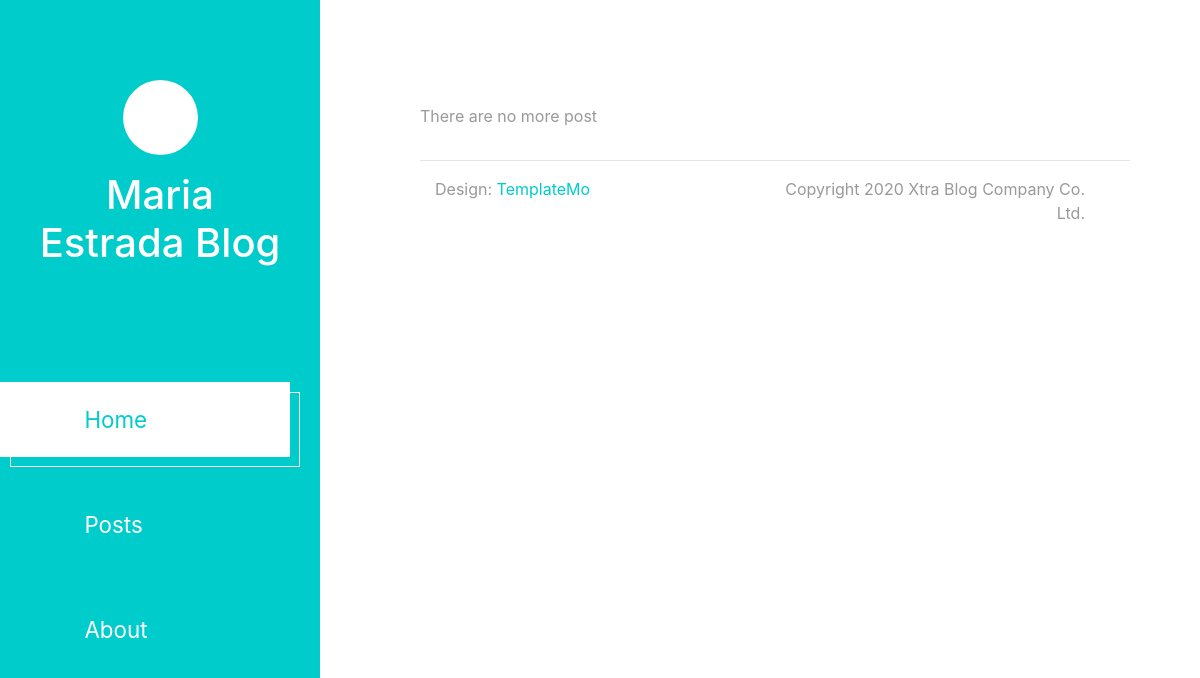
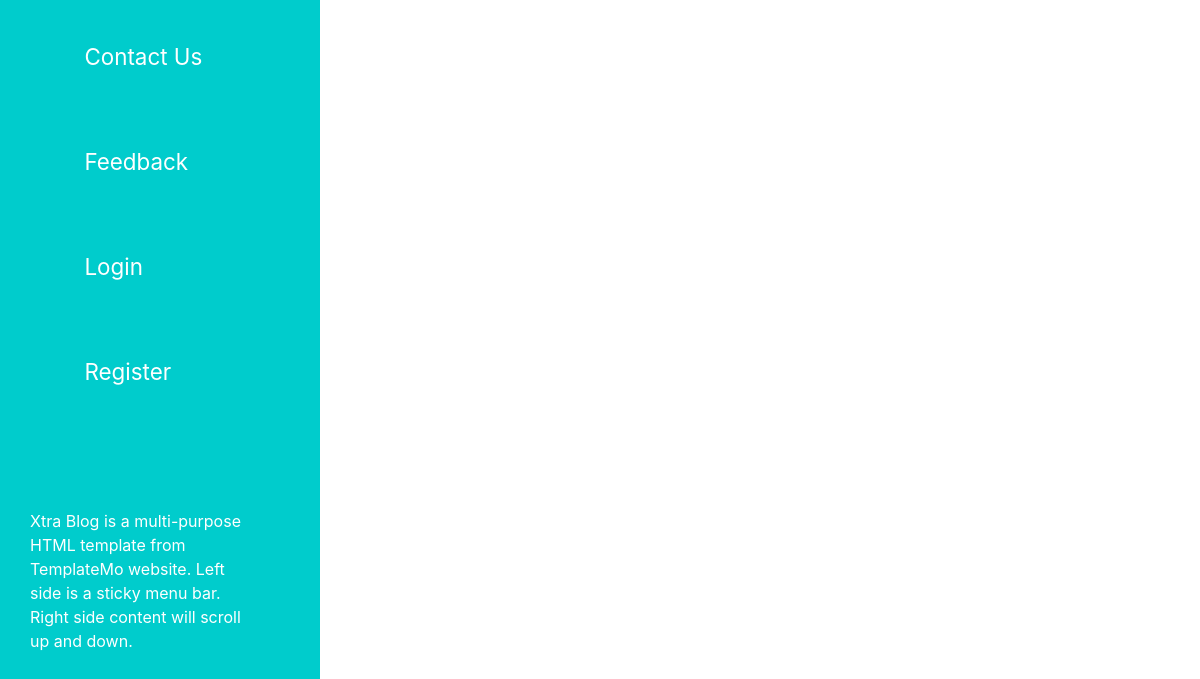
The app's page /pages/, older data (2 pictures, top to bottom).
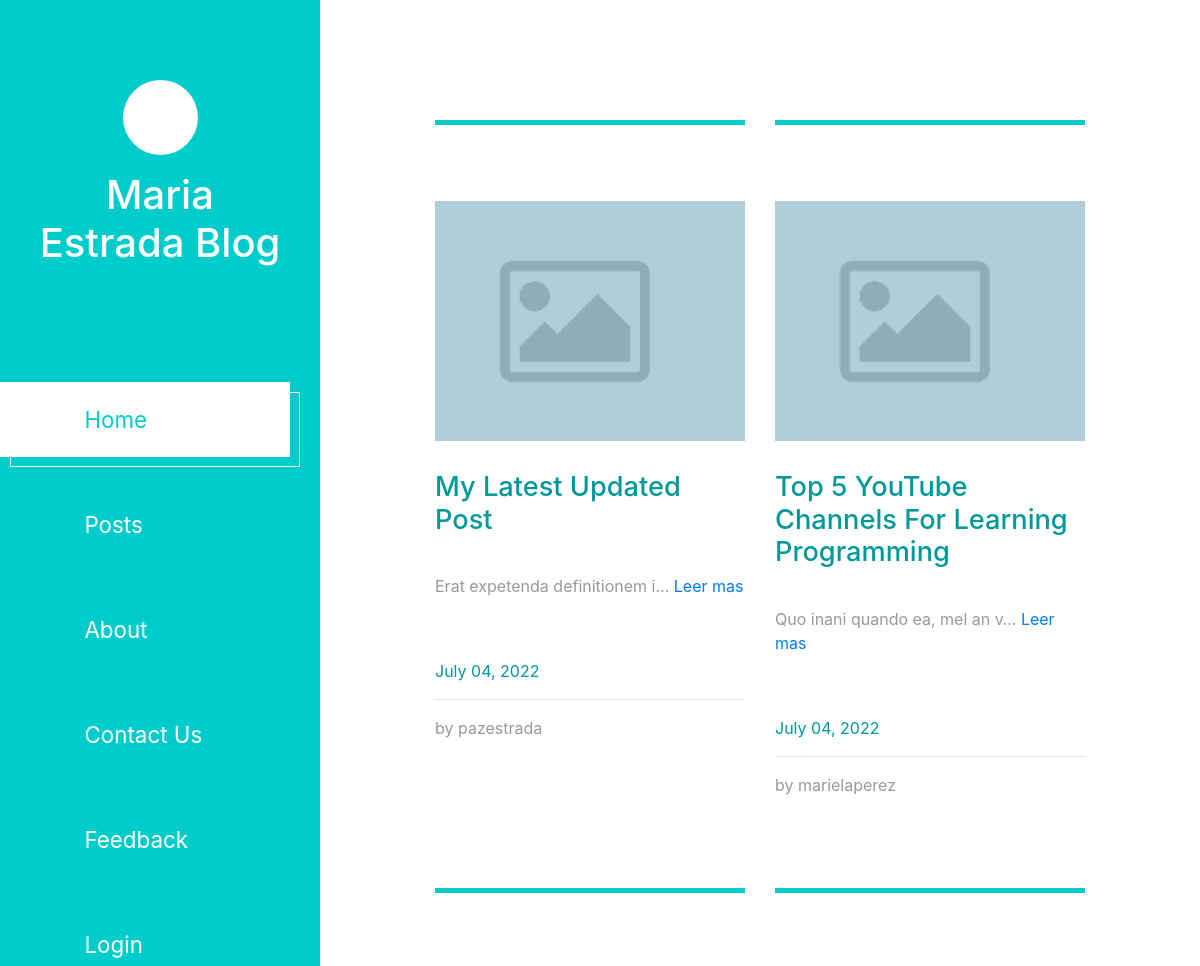
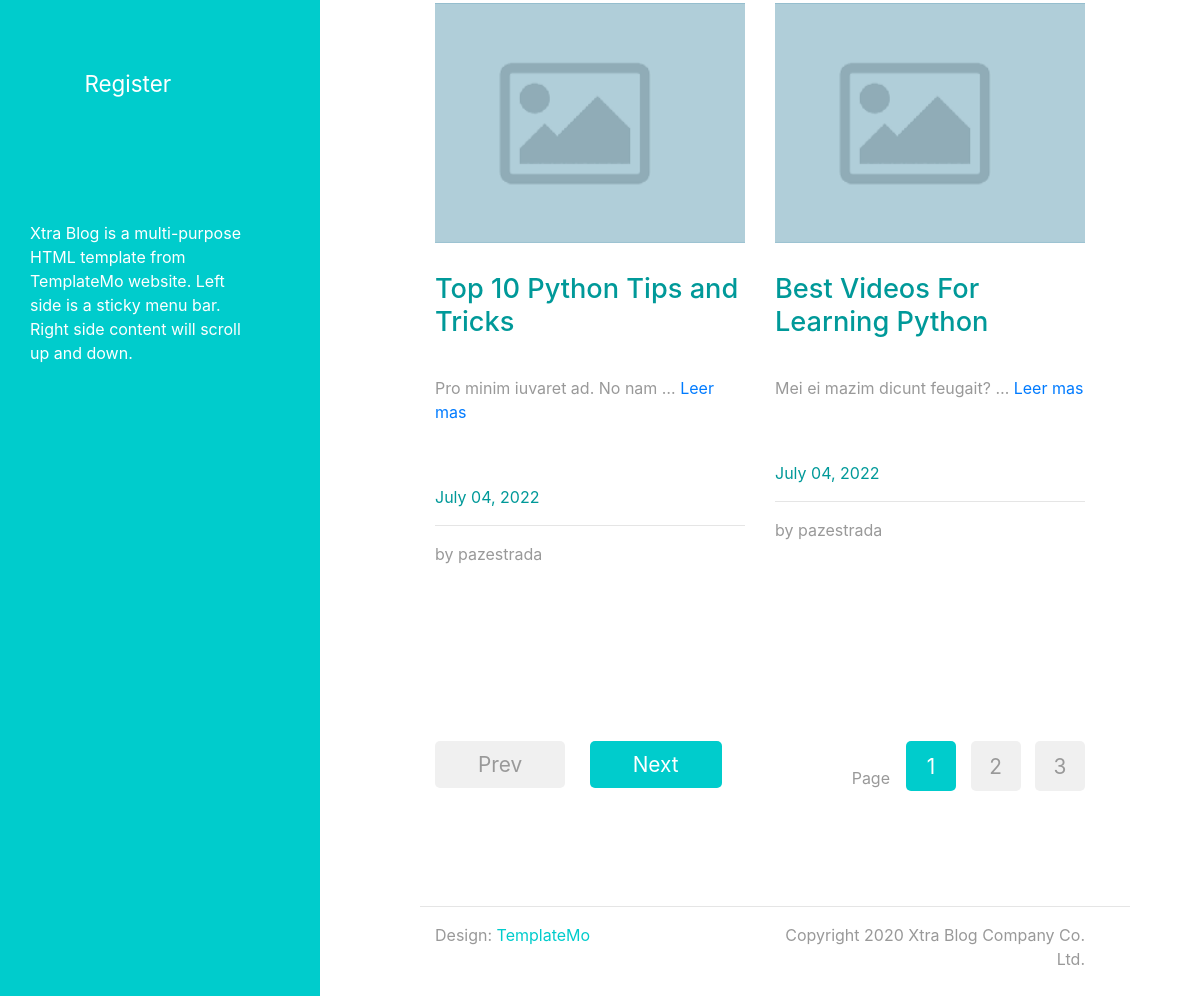
The same page, newer data (2 pictures, top to bottom).
### pages/models.py (models this page shows, shortened)
class Post(models.Model):
    title = models.CharField(max_length=100)
    content = RichTextField(blank=True, null=True)
    date_posted = models.DateTimeField(default=timezone.now)
    author = models.ForeignKey(User, on_delete=models.CASCADE)
    image = models.ImageField(default='post_default.png', upload_to='blog_pics')

### pages/views.py (the view)
# urls.py: path('', PostListView.as_view(), name='pages'),
class PostListView(ListView):
    model = Post
    template_name = 'pages/pages.html'
    context_object_name = 'posts'
    ordering = ['-date_posted']
    paginate_by = 4

### pages/templates/pages/pages.html
{% extends "index.html" %}
{% block contenido %}
<div class="row tm-row">
    {% if posts %}
        {% for post in posts %}
            <article class="col-12 col-md-6 tm-post">
                <hr class="tm-hr-primary">
                <a href="{% url 'page-detail' post.id %}" class="effect-lily tm-post-link tm-pt-60">
                    <div class="tm-post-link-inner">
                        <img src="{{ post.image.url }}" alt="Image" class="img-fluid">
                    </div>
                    <h2 class="tm-pt-30 tm-color-primary tm-post-title">{{ post.title }}</h2>
                </a>
                <p class="tm-pt-30">
                    {{ post.content | truncatechars:30 }} <a href="{% url 'page-detail' post.id %}" class="">Leer mas</a>
                </p>
                <div class="d-flex justify-content-between tm-pt-45">
                    <span class="tm-color-primary">{{ post.date_posted | date:"F d, Y" }}</span>
                </div>
                <hr>
                <div class="d-flex justify-content-between">
                    <span>by {{ post.author }}</span>
                </div>
            </article>
        {% endfor %}
    {% else %}
        <p>There are no more post</p>
    {% endif %}
</div>
{% if is_paginated %}
<div class="row tm-row tm-mt-100 tm-mb-75">
    <div class="tm-prev-next-wrapper">
        {% if page_obj.has_previous %}
            <a href="?page={{ page_obj.previous_page_number }}" class="mb-2 tm-btn tm-btn-primary tm-prev-next tm-mr-20">Prev</a>
        {% else %}
            <a href="" class="mb-2 tm-btn tm-btn-primary tm-prev-next disabled tm-mr-20">Prev</a>
        {% endif %}
        {% if page_obj.has_next %}
            <a href="?page={{ page_obj.next_page_number }}" class="mb-2 tm-btn tm-btn-primary tm-prev-next">Next</a>
        {% else %}
            <a href="" class="mb-2 tm-btn tm-btn-primary disabled tm-prev-next">Next</a>
        {% endif %}
    </div>
    <div class="tm-paging-wrapper">
        <span class="d-inline-block mr-3">Page</span>
        <nav class="tm-paging-nav d-inline-block">
            <ul>
                {% for num in page_obj.paginator.page_range %}
                    {% if page_obj.number == num %}
                        <li class="tm-paging-item active">
                            <a href="?page={{ num }}" class="mb-2 tm-btn tm-paging-link">{{ num }}</a>
                        </li>
                    {% elif num > page_obj.number|add:'-3' and num < page_obj.number|add:'3' %}
                        <li class="tm-paging-item">
                            <a href="?page={{ num }}" class="mb-2 tm-btn tm-paging-link">{{ num }}</a>
                        </li>
                    {% endif %}
                {% endfor %}
            </ul>
        </nav>
    </div>
</div>
{% endif %}
{% endblock contenido %}

### templates/index.html (shortened to what this page needs)
{% load static %}
<!DOCTYPE html>
<html lang="en">
<head>
	<link rel="stylesheet" href="{% static 'fontawesome/css/all.min.css' %}">
    <link href="{% static 'css/bootstrap.min.css' %}" rel="stylesheet">
    <link href="{% static 'css/templatemo-xtra-blog.css' %}" rel="stylesheet">
    <link rel="stylesheet" href="https://cdn.jsdelivr.net/npm/bootstrap@4.3.1/dist/css/bootstrap.min.css">
    <link rel="stylesheet" type="text/css" href="{% static 'css/contact.css' %}">
</head>
<body>
	<header class="tm-header" id="tm-header">
        <div class="tm-header-wrapper">
            <div class="tm-site-header">
                <div class="mb-3 mx-auto tm-site-logo"><i class="fas fa-times fa-2x"></i></div>
                <h1 class="text-center">Maria Estrada Blog</h1>
            </div>
            <nav class="tm-nav" id="tm-nav">
                <ul>
                    <li class="tm-nav-item active"><a href="{% url 'pagina principal' %}" class="tm-nav-link">
                        <i class="fas fa-home"></i>
                        Home
                    </a></li>
                    <li class="tm-nav-item"><a href="{% url 'pages' %}" class="tm-nav-link">
                        <i class="fas fa-pen"></i>
                        Posts
                    </a></li>
                    <li class="tm-nav-item"><a href="{% url 'about' %}" class="tm-nav-link">
                        <i class="fas fa-users"></i>
                        About
                    </a></li>
                    <li class="tm-nav-item"><a href="{% url 'contact' %}" class="tm-nav-link">
                        <i class="far fa-comments"></i>
                        Contact Us
                    </a></li>
                    <li class="tm-nav-item"><a href="{% url 'feedback' %}" class="tm-nav-link">
                        <i class="far fa-comments"></i>
                        Feedback
                    </a></li>
                    {% if user.is_authenticated %}
                        <li class="tm-nav-item"><a href="{% url 'page-create' %}" class="tm-nav-link">
                            <i class="far fa-comments"></i>
                            Create Post
                        </a></li>
                        <li class="tm-nav-item"><a href="{% url 'profile' %}" class="tm-nav-link">
                            <i class="far fa-comments"></i>
                            Profile
                        </a></li>
                        <li class="tm-nav-item"><a href="{% url 'logout' %}" class="tm-nav-link">
                            <i class="far fa-comments"></i>
                            Logout
                        </a></li>
                    {% else %}
                        <li class="tm-nav-item"><a href="{% url 'login' %}" class="tm-nav-link">
                            <i class="far fa-comments"></i>
                            Login
                        </a></li>
                        <li class="tm-nav-item"><a href="{% url 'register' %}" class="tm-nav-link">
                            <i class="far fa-comments"></i>
                            Register
                        </a></li>
                  {% endif %}
                </ul>
            </nav>
            <p class="tm-mb-80 pr-5 text-white">
                Xtra Blog is a multi-purpose HTML template from TemplateMo website. Left side is a sticky menu bar. Right side content will scroll up and down.
            </p>
        </div>
    </header>
    <div class="container-fluid">
        <main class="tm-main">
            {% block contenido %}{% endblock contenido %}
            <footer class="row tm-row">
                <hr class="col-12">
                <div class="col-md-6 col-12 tm-color-gray">
                    Design: <a rel="nofollow" target="_parent" href="https://templatemo.com" class="tm-external-link">TemplateMo</a>
                </div>
                <div class="col-md-6 col-12 tm-color-gray tm-copyright">
                    Copyright 2020 Xtra Blog Company Co. Ltd.
                </div>
            </footer>
        </main>
    </div>
</body>
</html>

### static/css/templatemo-xtra-blog.css (style rules this page uses)
html { overflow-x: hidden; }
body { margin: 0; padding: 0; font-family: 'Source Sans Pro', sans-serif; font-size: 19px; line-height: 2em; overflow-x: hidden; }
p, span { color: #999; }
hr { border-top-color: #CCC; margin-top: 10px; margin-bottom: 10px; }
.tm-header { background-color: #0CC; color: white; position: fixed; top: 0; left: 0; bottom: 0; z-index: 100; width: 400px; overflow-y: visible; }
.tm-header-wrapper { overflow-y: scroll; scrollbar-width: none; -ms-overflow-style: none; padding: 30px; width: 100%; height: 100%; }
.tm-site-header { margin-top: 50px; margin-bottom: 115px; }
.tm-site-logo { width: 75px; height: 75px; border-radius: 50%; background-color: white; display: flex; align-items: center; justify-content: center; }
.tm-site-logo i { color: #0CC; }
.tm-main { margin-left: 400px; padding: 80px 100px 25px; }
.tm-post { max-width: 470px; }
.tm-row { max-width: 980px; justify-content: space-between; }
.tm-nav { margin-bottom: 100px; }
.tm-nav-item { list-style: none; margin-bottom: 30px; }
.tm-nav-link { color: white; background-color: transparent; height: 75px; width: 100%; max-width: 300px; display: flex; align-items: center; font-size: 1.4rem; padding: 30px; }
.tm-nav-item:hover .tm-nav-link, .tm-nav-item.active .tm-nav-link { color: #0CC; background-color: white; text-decoration: none; }
.tm-nav ul { position: relative; }
.tm-nav-item:hover:after, .tm-nav-item.active:after { content: ''; width: 100%; max-width: 300px; height: 75px; display: block; border: 1px solid white; margin-left: 10px; margin-top: -65px; position: absolute; z-index: -1000; }
.tm-nav-link i { margin-right: 37px; }
ul { margin: 0; padding: 0; }
.tm-nav { margin-left: -30px; }
.tm-post-link { display: block; position: relative; cursor: pointer; }
.tm-post-link-inner { overflow: hidden; background: #3085a3; }
.tm-post-link img { position: relative; display: block; min-height: 100%; max-width: 100%; opacity: 0.8; }
.effect-lily img { max-width: none; width: -webkit-calc(100% + 50px); width: calc(100% + 50px); opacity: 0.7; -webkit-transition: opacity 0.35s, -webkit-transform 0.35s; transition: opacity 0.35s, transform 0.35s; -webkit-transform: translate3d(-40px,0, 0); transform: translate3d(-40px,0,0); }
.tm-post { margin-bottom: 75px; }
.tm-post-title { font-size: 1.7rem; transition: all 0.3s ease; }
.tm-btn { display: inline-block; border-radius: 5px; font-size: 1.3rem; transition: all 0.3s ease; }
.tm-btn-primary { background-color: #0CC; color: white; padding: 8px 43px; border: none; }
.tm-paging-nav ul li { list-style: none; display: inline-block; margin-right: 10px; }
.tm-paging-nav ul li:last-child { margin-right: 0; }
.tm-paging-link { background-color: #F0F0F0; color: #999; width: 50px; height: 50px; display: flex; align-items: center; justify-content: center; }
.tm-paging-item .tm-paging-link:hover, .tm-paging-item.active .tm-paging-link { background-color: #0CC; color: white; }
.tm-btn.disabled { background-color: #F0F0F0; color: #999; cursor: not-allowed; }
.tm-external-link { color: #0CC; }
.tm-paging-wrapper { display: flex; justify-content: flex-end; align-items: center; }
.tm-prev-next-wrapper, .tm-paging-wrapper { flex: 0 0 50%; max-width: 50%; padding-left: 15px; padding-right: 15px; }
.tm-copyright { text-align: right; }
hr.tm-hr-primary { border-top: 5px solid #0CC; }
.tm-pt-30 { padding-top: 30px; }
.tm-pt-45 { padding-top: 45px; }
.tm-pt-60 { padding-top: 60px; }
.tm-mb-75 { margin-bottom: 75px; }
.tm-mb-80 { margin-bottom: 80px; }
.tm-mt-100 { margin-top: 100px; }
.tm-mr-20 { margin-right: 20px; }
.tm-color-primary, span.tm-color-primary { color: #099; }
a.tm-color-gray, .tm-color-gray { color: #999; }
@media (max-width: 1540px) { .tm-header { width: 320px; } }
@media (max-width: 1540px) { .tm-main { margin-left: 320px; width: calc(100% - 320px); } }

Row changes from the older to the newer data that the page shows:
added Post: image (placeholder picture), title "My Latest Updated Post", content "Erat expetenda definitionem i…", date_posted "July 04, 2022", author "pazestrada"
added Post: image (placeholder picture), title "Top 5 YouTube Channels For Learning Programming", content "Quo inani quando ea, mel an v…", date_posted "July 04, 2022", author "marielaperez"
added Post: image (placeholder picture), title "Top 10 Python Tips and Tricks", content "Pro minim iuvaret ad. No nam …", date_posted "July 04, 2022", author "pazestrada"
added Post: image (placeholder picture), title "Best Videos For Learning Python", content "Mei ei mazim dicunt feugait? …", date_posted "July 04, 2022", author "pazestrada"
Text that changed along with them:
text no longer shown: "There are no more post"
text now shown: "Prev Next Page"
new list line: "1"
new list line: "2"
new list line: "3"
